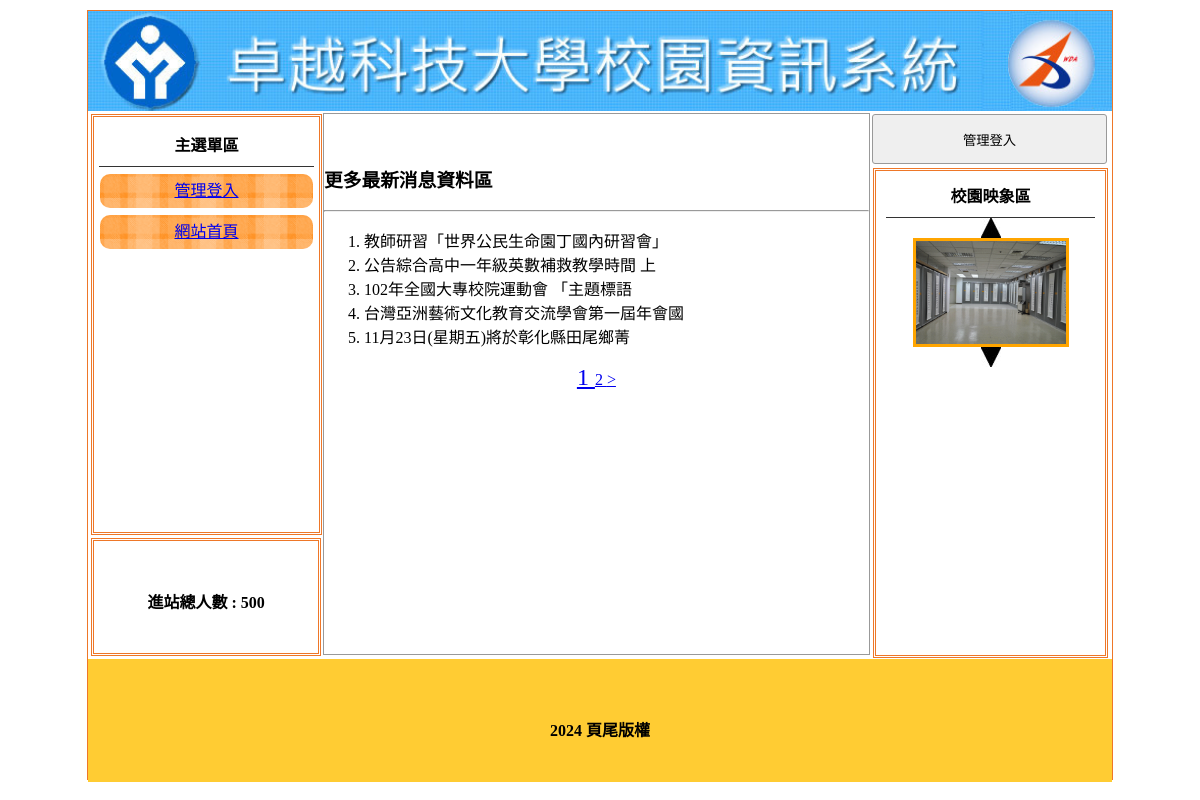
The app's page /?do=news with its own data.
### tables this page shows
CREATE TABLE `titles` (
  `id` int(10) UNSIGNED NOT NULL,
  `img` text NOT NULL,
  `text` text NOT NULL,
  `sh` int(1) UNSIGNED NOT NULL DEFAULT 1
);

CREATE TABLE `menus` (
  `id` int(10) UNSIGNED NOT NULL,
  `href` text NOT NULL,
  `text` text NOT NULL,
  `sh` int(1) UNSIGNED NOT NULL DEFAULT 1,
  `main_id` int(10) UNSIGNED NOT NULL
);

CREATE TABLE `total` (
  `id` int(10) UNSIGNED NOT NULL,
  `total` int(10) UNSIGNED NOT NULL
);

CREATE TABLE `news` (
  `id` int(10) UNSIGNED NOT NULL,
  `img` text NOT NULL,
  `text` text NOT NULL,
  `sh` int(1) UNSIGNED NOT NULL DEFAULT 1
);

CREATE TABLE `images` (
  `id` int(10) UNSIGNED NOT NULL,
  `img` text NOT NULL,
  `sh` int(1) UNSIGNED NOT NULL DEFAULT 1
);

### api/db.php (called while the page is built, shortened)
<?php
class DB{
    protected $dsn="mysql:host=localhost;charset=utf8;dbname=db07";
    protected $pdo;
    protected $table;
    function __construct($table){
        $this->table=$table;
        $this->pdo=new PDO($this->dsn,'root','');
    }
    function all(...$arg){
        $sql="SELECT * FROM $this->table ";
        if(!empty($arg[0])){
            if(is_array($arg[0])){
                $where=$this->a2s($arg[0]);
                $sql=$sql . " WHERE ". join(" && ",$where);
            }else{
                $sql .= $arg[0];
            }
        }
        return $this->fetchAll($sql);
    }
    function find($id){
        $sql="SELECT * FROM $this->table ";
        if(is_array($id)){
            $where=$this->a2s($id);
            $sql=$sql . " WHERE ". join(" && ",$where);
        }else{
            $sql .= " WHERE `id`='$id' ";
        }
        return $this->fetchOne($sql);
    }
    function a2s($array){
        $tmp=[];
        foreach($array as $key => $value){
            $tmp[]="`$key`='$value'";
        }
        return $tmp;
    }
    function count($where=[]){
        return $this->math('count','*',$where);
    }
    protected function fetchOne($sql){
        return $this->pdo->query($sql)->fetch(PDO::FETCH_ASSOC);
    }
    protected function fetchAll($sql){
        return $this->pdo->query($sql)->fetchAll(PDO::FETCH_ASSOC);
    }
     protected function math($math,$col='id',$where=[]){
        $sql="SELECT $math($col) FROM $this->table";
        if(!empty($where)){
            $tmp=$this->a2s($where);
            $sql=$sql . " WHERE " . join(" && ", $tmp);
        }
        return $this->pdo->query($sql)->fetchColumn();
    }
}
$Title=new DB('titles');
$Image=new DB('images');
$News=new DB('news');
$Menu=new DB('menus');
$Total=new DB('total');
$Bottom=new DB('bottom');

### index.php (the view, shortened to what this page needs)
<?php include_once "api/db.php";?>
<!DOCTYPE html
    PUBLIC "-//W3C//DTD XHTML 1.0 Transitional//EN" "http://www.w3.org/TR/xhtml1/DTD/xhtml1-transitional.dtd">
<html xmlns="http://www.w3.org/1999/xhtml">
<head>
    <link href="./css/css.css" rel="stylesheet" type="text/css">
</head>
<body>
    <div id="main">
        <a title="<?=$Title->find(['sh'=>1])['text'];?>" href="index.php">
            <div class="ti" style="background:url('./upload/<?=$Title->find(['sh'=>1])['img'];?>'); background-size:cover;"></div>
        </a>
        <div id="ms">
            <div id="lf" style="float:left;">
                <div id="menuput" class="dbor">
                    <span class="t botli">主選單區</span>
                    <?php
                        $mains=$Menu->all(['sh'=>1,'main_id'=>0]);
                        foreach($mains as $main){
                            echo "<div class='mainmu cent'>";
                            echo "<a href='{$main['href']}'>";
                            echo $main['text'];
                            echo "</a>";
                            echo "</div>";
                        }
                    ?>
                </div>
                <div class="dbor" style="margin:3px; width:95%; height:20%; line-height:100px;">
                    <span class="t">進站總人數 :
                    <?=$Total->find(1)['total'];?></span>
                </div>
            </div>
			<?php
				$do=$_GET['do']??'main';
				$file="./front/{$do}.php";
				if(file_exists($file)){
					include $file;
				}else{
					include "./front/main.php";
				}
			?>
            <div class="di di ad" style="height:540px; width:23%; padding:0px; margin-left:22px; float:left; ">
                <button style="width:100%; margin-left:auto; margin-right:auto; margin-top:2px; height:50px;"
                    onclick="lo(&#39;?do=admin&#39;)">管理登入</button>
                <div style="width:89%; height:480px;" class="dbor">
                    <span class="t botli">校園映象區</span>
                    <div class='cent' id="up" onclick="pp(1)">
                        <img src="./icon/up.jpg" alt="" srcset="">
                    </div>
                    <div class='cent'>
                    <?php
                    $imgs=$Image->all(['sh'=>1]);
                    foreach($imgs as $idx => $img){
                        echo "<div class='im' id='ssaa{$idx}'>";
                        echo "<img src='./upload/{$img['img']}' style='width:150px;height:103px;border:3px solid orange'>";
                        echo "</div>";
                    }
                        ?>
                    </div>
                    <div class='cent' id="dn" onclick="pp(2)">
                        <img src="./icon/dn.jpg" alt="">
                    </div>
                        num = <?=$Image->count(['sh'=>1]);?>;
                </div>
            </div>
        </div>
        <div
            style="width:1024px; left:0px; position:relative; background:#FC3; margin-top:4px; height:123px; display:block;">
            <span class="t" style="line-height:123px;"><?=$Bottom->find(1)['bottom'];?></span>
        </div>
    </div>
</body>
</html>

### front/news.php (shortened to what this page needs)
<div class="di"
	style="height:540px; border:#999 1px solid; width:53.2%; margin:2px 0px 0px 0px; float:left; position:relative; left:20px;">
	<marquee scrolldelay="120" direction="left" style="position:absolute; width:100%; height:40px;">
	</marquee>
	<div style="height:32px; display:block;"></div>
	<h3>更多最新消息資料區</h3>
	<hr>
            <?php
			    $div=5;
				$total=$News->count();
				$pages=ceil($total/$div);
				$now=$_GET['p']??1;
				$start=($now-1)*$div;
				$rows=$News->all(" limit $start,$div");
				echo "<ol start='".($start+1)."'>";
                foreach($rows as $row){
                    echo "<li class='sswww'>";
                    echo mb_substr($row['text'],0,20);
                    echo "</li>";
                }
            ?>
        </ol>
		<div class="cent">
            <?php
                for($i=1;$i<=$pages;$i++){
					$size=($i==$now)?"24px":"16px";
                    echo "<a href='?do=$do&p=$i' style='font-size:$size'> ";
                    echo $i;
                    echo " </a>";
                }
                if(($now+1)<=$pages){
                    $next=$now+1;
                    echo "<a href='?do=$do&p=$next'> > </a>";
                }
            ?>
            </div>
</div>

### css/css.css (style rules this page uses)
body { padding:0px; margin:0px; }
#main { width:1024px; height:768px; margin:10px auto 10px auto; border:#EE7728 1px solid; position:relative; }
.ti { width:100%; height:100px; position:relative; background-size:cover; background-repeat:no-repeat; }
.dbor { border:#EE7728 double 3px; margin:1px; padding:2px 10px 2px 10px; }
.t { font-weight:800; display:block; text-align:center; padding:10px 1px 10px 1px; }
.botli { border-bottom:#333 1px solid; }
.mainmu { position:relative; border-radius:10px; background:url(../icon/menu.fw.png) center no-repeat; background-size:cover; line-height:30px; padding:2px 10px 2px 10px; margin:7px 1px 7px 1px; }
#lf { height:540px; width:21%; display:inline-block; }
#menuput { width:100%; height:75%; position:relative; padding:5px; display:block; margin: 3px; }
.di { display:inline-block; }
.ad { margin:1px; padding:2px 10px 2px 10px; }
.cent { text-align:center; }
input,button { border:#999 1px solid; border-radius:3px; background:#EFEFEF; padding:5px; margin:3px; }

### records on screen
titles: img (picture)
menus: text "管理登入"
menus: text "網站首頁"
total: total "500"
news: text "教師研習「世界公民生命園丁國內研習會」"
news: text "公告綜合高中一年級英數補救教學時間 上"
news: text "102年全國大專校院運動會 「主題標語"
news: text "台灣亞洲藝術文化教育交流學會第一屆年會國"
news: text "11月23日(星期五)將於彰化縣田尾鄉菁"
images: img (picture)

### other values on screen
$Bottom->find(1)['bottom'] "2024 頁尾版權"
